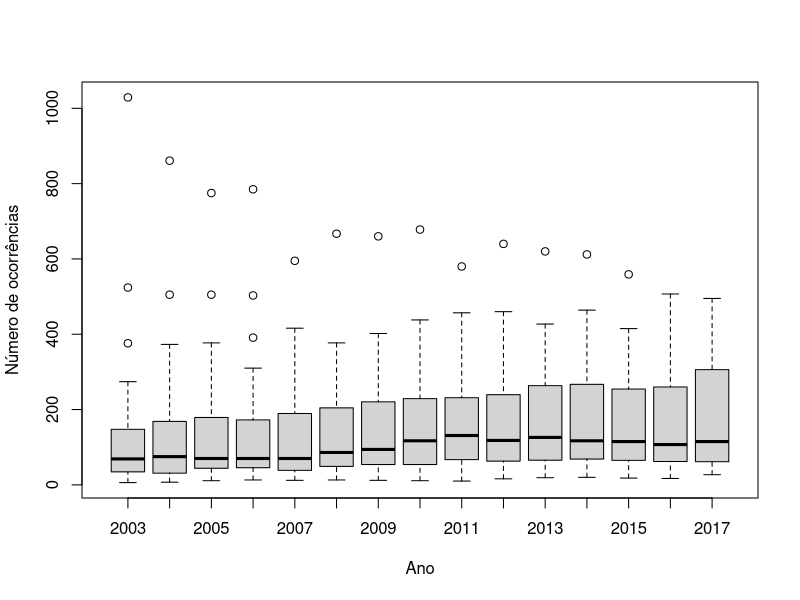
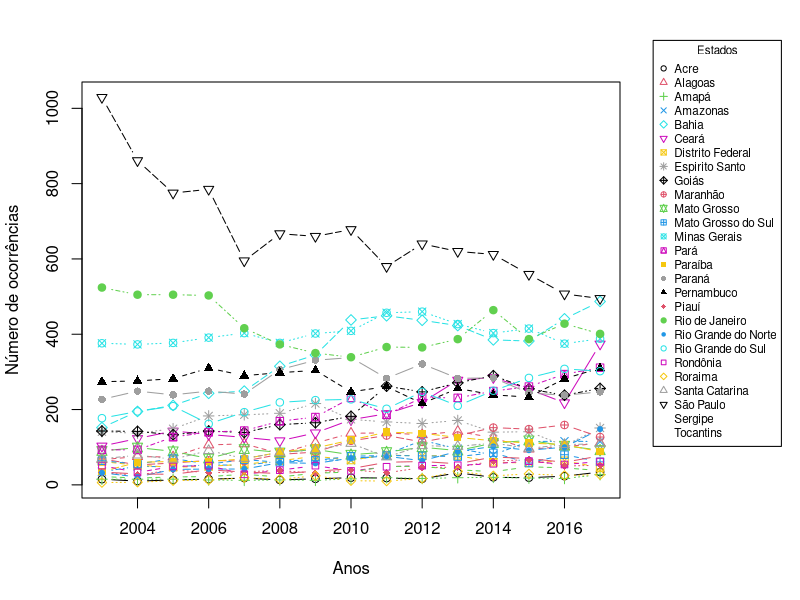
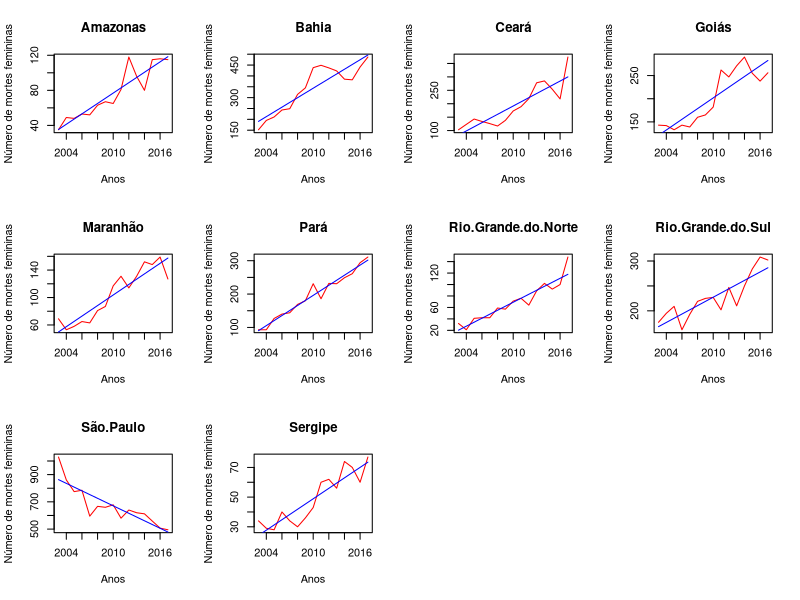
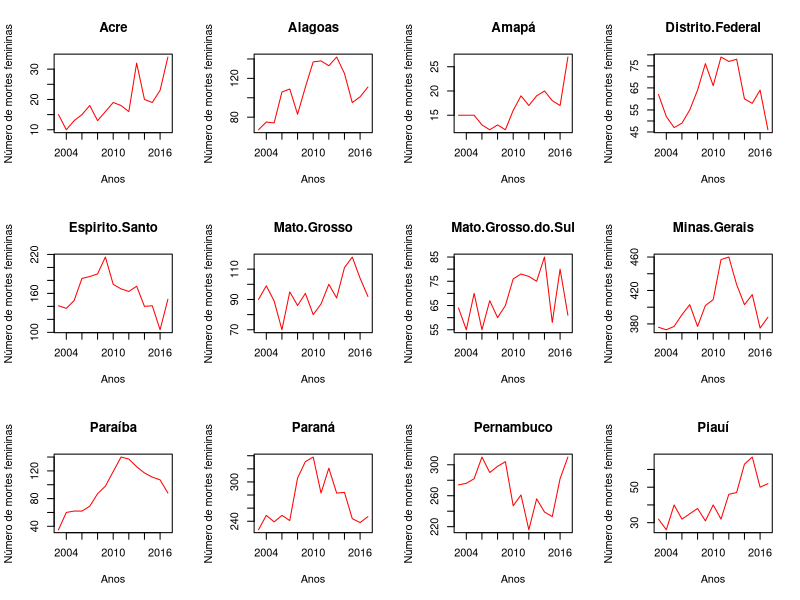
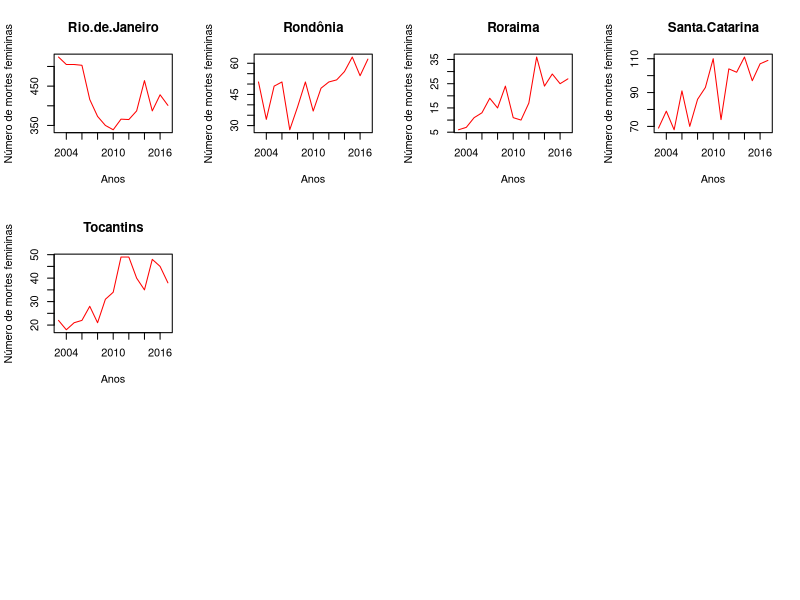

R code for these plots, in order:
#leitura dos arquivos
arquivogeral <- read.csv2("Artigo.csv")
arquivo <- read.csv2("Artigo2.csv")

sink("dadosboxplot.txt") #cria um arquivo com os dados do boxplot


#Cria boxplot
colnames(arquivogeral)[2:16] <- c(2003:2017)
box<-boxplot(arquivogeral[-28,-c(1,17)],ylab="Número de ocorrências",
        xlab="Ano") #faz o boxplot com legendas
print(box$stats) #imprime os dados do boxplot
  
par(mar=c(5.1, 4.1, 4.1, 9), xpd=TRUE) #define as margens


#cria um gráfico de comparações 
matplot(c(2003:2017),
  t(arquivogeral[-28,2:16]),
  type="b",
  pch=c(1:27),
  col=c(1:27),
  xlab="Anos",
  ylab="Número de ocorrências")

legend("topright",
  inset=c(-0.3,-0.1), 
  legend=arquivogeral[-28,1], 
  pch = 1:27,
  title="Estados",
  col=1:27,
  cex=0.7)

# Vai criar um PDF com a regressão de cada Estado
pdf(file="Imagem.pdf")
par(mfrow=c(3,4)) #define o número de linha e colunas
j<-2
sink("arquivos.txt")
for(i in 2:28)
{
  modelo <- lm(arquivo[,i]~arquivo$X)

  #imprime os dados em um arquivo
  print(colnames(arquivo[j]))
  print(summary(modelo)$coefficients[,1]) #imprime os coeficientes
  cat("R-Squared: ", summary(modelo)$r.squared) #imprime o r²
  cat("\nAdjusted R-Squared: ", summary(modelo)$adj.r.squared) #imprime o r² ajustado
  cat("\n\n====================\n\n")


  if(summary(modelo)$adj.r.squared>=0.7) #caso seja maior que 0,7
  {

    #cria o gráfico com a reta da tendencia
    plot(
      arquivo[,i]~arquivo$X
      ,col="red"
      ,pch=16
      ,type='l'
      ,main = colnames(arquivo[j])
      # ,cex.main=3
      ,xlab="Anos"
      ,ylab="Número de mortes femininas"
    )
    curve(
      coef(modelo)[1] + coef(modelo)[2]*x
      ,add=T
      ,col="blue"
    )
    
  }
  j=j+1

}
dev.off() #fecha arquivo

j<-2

#Vai criar um PDF com os gráficos dos estados que tiveram um R² ajustado menor que 0,7
pdf(file="R2MenorQue70.pdf")
par(mfrow=c(3,4))

for(i in 2:28)
{
  modelo <- lm(arquivo[,i]~arquivo$X)
  if(summary(modelo)$adj.r.square<0.7)
  {
    plot(
      arquivo[,i]~arquivo$X
      ,col="red"
      ,pch=16
      ,type='l'
      ,main = colnames(arquivo[j])
      # ,cex.main=3
      ,xlab="Anos"
      ,ylab="Número de mortes femininas"
    )
  }

  j=j+1;
}


dev.off()
sink()
